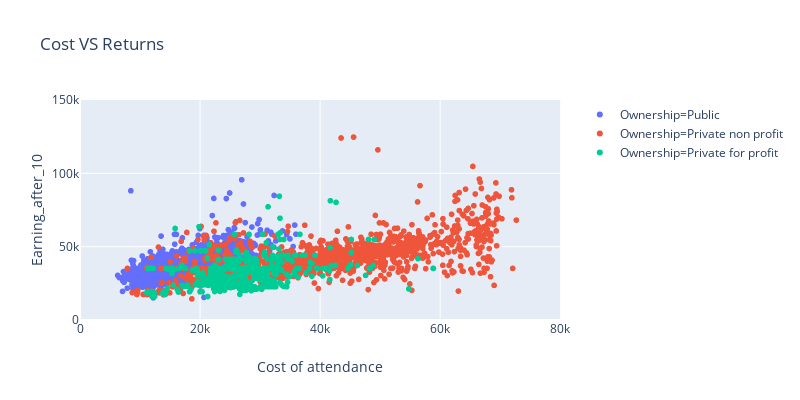

This figure's notebook cell:
### Markdown cell above
## Analysis 3

##### Does the institution a student graduate from effect the loan repayment rate because of the income earned after graduating? 
##### What are the changes observed on the loan repayment rate after earning for 10 years?

### Code cell
import plotly.express as px
fig = px.scatter(df_reg, x= 'Cost of attendance', y= 'Earning_after_10' , hover_name = 'Institution_Name', color='Ownership',title = 'Cost VS Returns',width=800, height=400)
fig.update_xaxes(range=[0,80000])
fig.update_yaxes(range=[0,150000])
fig.show()

### Figure 1 — Plotly figure (JSON) as saved in the notebook; plotly's stock layout.template omitted (floating-point values rounded to 4 significant figures; data arrays with more than 128 entries replaced by an {"elided": "..."} marker saying what was removed)
{"data": [{"hoverlabel": {"namelength": 0}, "hovertemplate": "<b>%{hovertext}</b><br><br>Ownership=Public<br>Cost of attendance=%{x}<br>Earning_after_10=%{y}", "hovertext": {"elided": "1487 str values"}, "legendgroup": "Ownership=Public", "marker": {"color": "#636efa", "symbol": "circle"}, "mode": "markers", "name": "Ownership=Public", "showlegend": true, "type": "scattergl", "x": {"elided": "1487 int values"}, "xaxis": "x", "y": {"elided": "1487 float values"}, "yaxis": "y"}, {"hoverlabel": {"namelength": 0}, "hovertemplate": "<b>%{hovertext}</b><br><br>Ownership=Private non profit<br>Cost of attendance=%{x}<br>Earning_after_10=%{y}", "hovertext": {"elided": "1282 str values"}, "legendgroup": "Ownership=Private non profit", "marker": {"color": "#EF553B", "symbol": "circle"}, "mode": "markers", "name": "Ownership=Private non profit", "showlegend": true, "type": "scattergl", "x": {"elided": "1282 int values"}, "xaxis": "x", "y": {"elided": "1282 float values"}, "yaxis": "y"}, {"hoverlabel": {"namelength": 0}, "hovertemplate": "<b>%{hovertext}</b><br><br>Ownership=Private for profit<br>Cost of attendance=%{x}<br>Earning_after_10=%{y}", "hovertext": {"elided": "552 str values"}, "legendgroup": "Ownership=Private for profit", "marker": {"color": "#00cc96", "symbol": "circle"}, "mode": "markers", "name": "Ownership=Private for profit", "showlegend": true, "type": "scattergl", "x": {"elided": "552 int values"}, "xaxis": "x", "y": {"elided": "552 float values"}, "yaxis": "y"}], "layout": {"height": 400, "legend": {"tracegroupgap": 0}, "title": {"text": "Cost VS Returns"}, "width": 800, "xaxis": {"anchor": "y", "domain": [0, 0.98], "range": [0, 80000], "title": {"text": "Cost of attendance"}}, "yaxis": {"anchor": "x", "domain": [0, 1], "range": [0, 150000], "title": {"text": "Earning_after_10"}}}}
